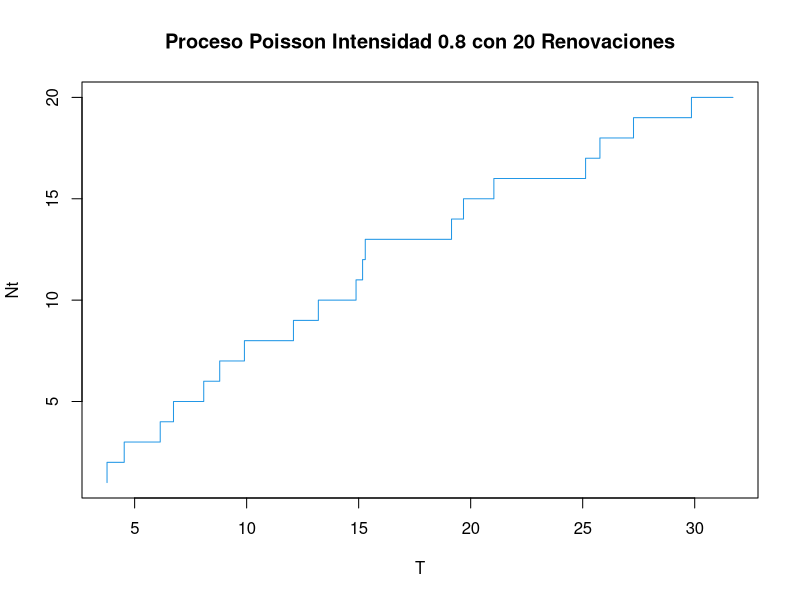
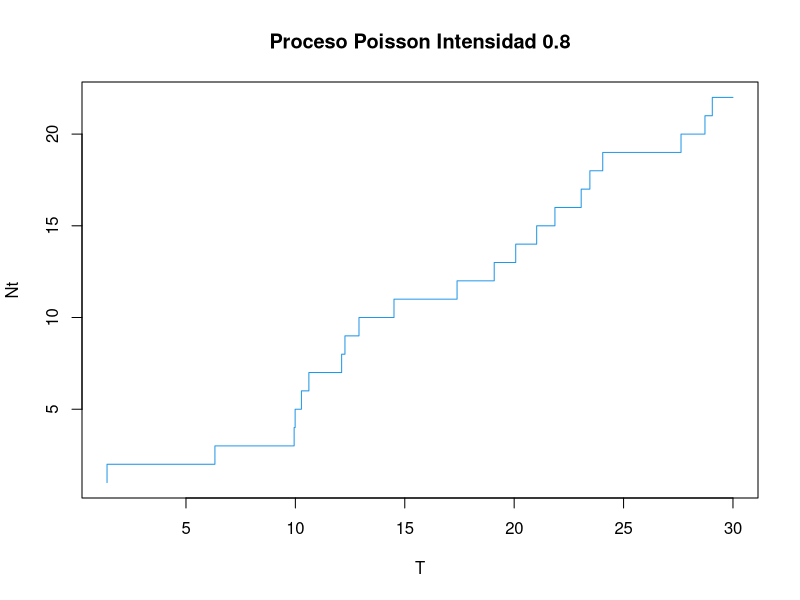

Write R code to recreate these figures, in order.
#SIMULACION DEL PROCESO POISSON A PARTIR DEL LA SIMULACION DE EXPONENCIALES#

N=20 #NUMERO DE RENOVACIONES
lambda=0.8 #INTENSIDAD 
S=0 #Variable que servira para guardar los tiempos entre renovaciones
T=0 #Variable que servira para guardar los tiempos de renovacion
t=0 #Variable auxiliar para acumular la sumas de los tiempos entre renovaciones

for(i in 1:N){
 S[i]=rexp(1,lambda) #Simulacion de una variable exponencial
 t=S[i]+t
 T[i]=t
}
Nt=seq(1:N)
plot(T,Nt,type="S",main="Proceso Poisson Intensidad 0.8 con 20 Renovaciones",col=4)



#SIMULACION DEL PROCESO POISSON APARTIR DE UNA SIMULACION DE UNA POISSON Y UNIFORMES#

#Spongamos que observamos durante 30 unidades de tiempo
T_N=30
lambda=0.8
#Simulacion de una variable poisson
NT=rpois(1,lambda*T_N)

#Luego entonces tenemos Nt renovaciones en T unidades de tiempo. Por el inciso de la tarea
#Dado T_N=30 sabemos que las Nt renovaciones   son los estadistico de orden de una 
#muestra de tama??o (N_T-1) de una uniforme en (0,T)

T=runif(NT-1,0,T_N)

T=sort(T)
T[NT]=T_N

Nt=seq(1:NT)
plot(T,Nt,type="S",main="Proceso Poisson Intensidad 0.8",col=4)




